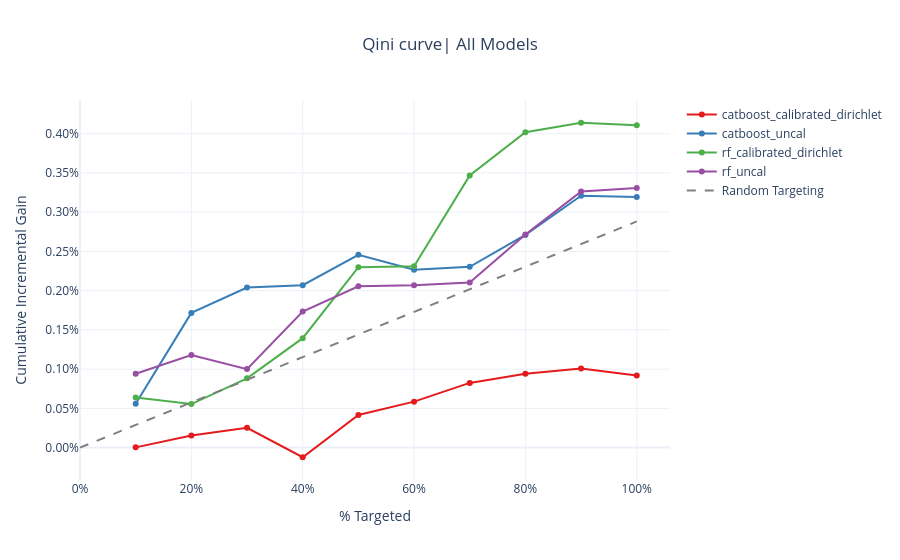

The code cell stored with this chart in its notebook:
### Code cell
# Combined QIni plot for all models
fig = plot_combined_incremental_response_rate(qini_bins_by_model)
fig.show()

### Figure 1 — Plotly figure (JSON) as saved in the notebook; plotly's stock layout.template omitted (floating-point values rounded to 4 significant figures)
{"data": [{"line": {"color": "rgb(228,26,28)"}, "mode": "lines+markers", "name": "catboost_calibrated_dirichlet", "type": "scatter", "x": [0.1, 0.2, 0.3, 0.4, 0.5, 0.6, 0.7, 0.8, 0.9, 1.0], "y": [3.282e-06, 0.0001542, 0.000252, -0.0001226, 0.0004153, 0.000586, 0.0008248, 0.0009407, 0.001007, 0.0009199]}, {"line": {"color": "rgb(55,126,184)"}, "mode": "lines+markers", "name": "catboost_uncal", "type": "scatter", "x": [0.1, 0.2, 0.3, 0.4, 0.5, 0.6, 0.7, 0.8, 0.9, 1.0], "y": [0.0005601, 0.001716, 0.00204, 0.002069, 0.002457, 0.002266, 0.002304, 0.00271, 0.00321, 0.003192]}, {"line": {"color": "rgb(77,175,74)"}, "mode": "lines+markers", "name": "rf_calibrated_dirichlet", "type": "scatter", "x": [0.1, 0.2, 0.3, 0.4, 0.5, 0.6, 0.7, 0.8, 0.9, 1.0], "y": [0.0006395, 0.0005547, 0.0008829, 0.001395, 0.002298, 0.002311, 0.003468, 0.004019, 0.004139, 0.004107]}, {"line": {"color": "rgb(152,78,163)"}, "mode": "lines+markers", "name": "rf_uncal", "type": "scatter", "x": [0.1, 0.2, 0.3, 0.4, 0.5, 0.6, 0.7, 0.8, 0.9, 1.0], "y": [0.0009409, 0.001179, 0.001, 0.001733, 0.002056, 0.002068, 0.002104, 0.002714, 0.003263, 0.003308]}, {"line": {"color": "grey", "dash": "dash"}, "mode": "lines", "name": "Random Targeting", "type": "scatter", "x": [0, 1], "y": [0, 0.002882]}], "layout": {"legend": {"title": {"text": ""}}, "title": {"text": "Qini curve| All Models", "x": 0.5}, "xaxis": {"tickformat": ".0%", "title": {"text": "% Targeted"}}, "yaxis": {"tickformat": ".2%", "title": {"text": "Cumulative Incremental Gain"}}}}
